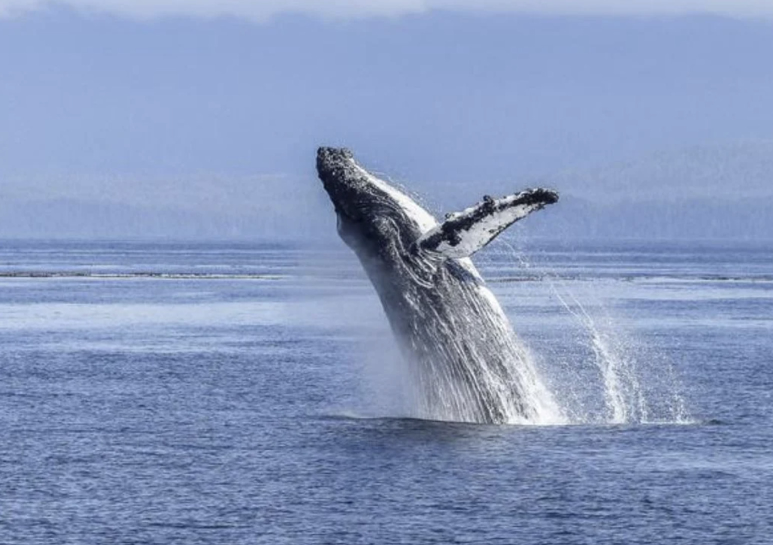
#> input picture imagen1.jpg, 1546 x 1090 px (shown at 1/2 size)
$ python np-norm.py
#> lines starting #> are read from the running program, lines starting #| are printed output that depends on the picture
import cv2
import numpy as np
import matplotlib.pyplot as plt

# Cargar imágenes (usa tus propias rutas o imágenes)
img1 = cv2.imread('imagen1.jpg')
#> img1 is the input picture: shape (1090, 1546, 3); mean B, G, R 189.7, 152.5, 134.9
img2 = cv2.imread('imagen2.jpg')
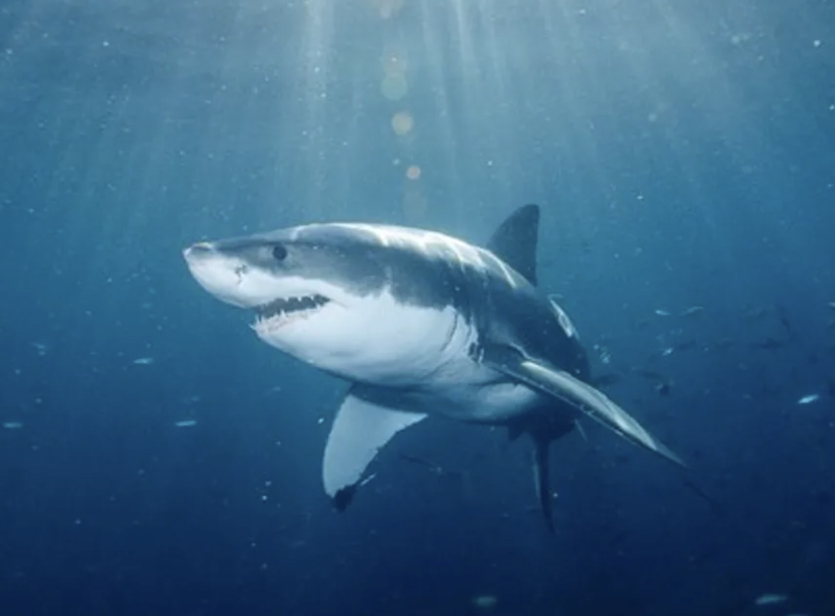
#> input picture imagen2.jpg, 1670 x 1232 px (shown at 1/2 size)
#> img2 is the input picture: shape (1232, 1670, 3); mean B, G, R 133.3, 100.6, 57.6

# Redimensionar si son muy diferentes
img1 = cv2.resize(img1, (256, 256))
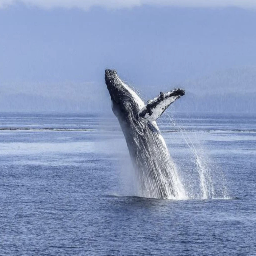
#> img1: shape (256, 256, 3); mean B, G, R 189.6, 152.3, 134.8
img2 = cv2.resize(img2, (256, 256))
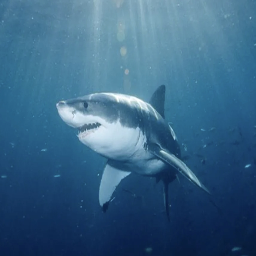
#> img2: shape (256, 256, 3); mean B, G, R 133.2, 100.5, 57.5

# Convertir a espacio de color RGB (OpenCV usa BGR por defecto)
img1 = cv2.cvtColor(img1, cv2.COLOR_BGR2RGB)
img2 = cv2.cvtColor(img2, cv2.COLOR_BGR2RGB)

# Calcular histogramas para cada canal (R, G, B) y concatenar
def get_histogram(image):
    hist_r = cv2.calcHist([image], [0], None, [256], [0, 256]).flatten()
#> hist_r = 256 values, max 3496 at index 148, min 0 at index 0, mean 256
    hist_g = cv2.calcHist([image], [1], None, [256], [0, 256]).flatten()
#> hist_g = 256 values, max 3280 at index 167, min 0 at index 0, mean 256
    hist_b = cv2.calcHist([image], [2], None, [256], [0, 256]).flatten()
#> hist_b = 256 values, max 3282 at index 212, min 0 at index 0, mean 256
    hist = np.concatenate([hist_r, hist_g, hist_b])
#> hist = 768 values, max 3496 at index 148, min 0 at index 0, mean 256
    return hist / hist.sum()  # normalización

hist1 = get_histogram(img1)
#> hist1 = 768 values, max 0.0178 at index 148, min 0 at index 0, mean 0.0013
hist2 = get_histogram(img2)
#> hist2 = 768 values, max 0.00707 at index 16, min 0 at index 0, mean 0.0013

# Calcular diferencias
diff = hist1 - hist2
#> diff = 768 values, max 0.0176 at index 148, min -0.007 at index 15, mean -1.94e-11

# Normas
l1 = np.linalg.norm(diff, ord=1)
#> l1 = 1.26
l2 = np.linalg.norm(diff, ord=2)
#> l2 = 0.078
linf = np.linalg.norm(diff, ord=np.inf)
#> linf = 0.0176

# Mostrar resultados
print(f"L1-norm: {l1:.4f}")
#| L1-norm: 1.2621
print(f"L2-norm: {l2:.4f}")
#| L2-norm: 0.0780
print(f"L∞-norm: {linf:.4f}")
#| L∞-norm: 0.0176

# Visualizar histogramas
def plot_histograms(hist1, hist2):
    plt.figure(figsize=(12, 6))
    plt.subplot(1, 2, 1)
    plt.title('Histograma Imagen 1')
    plt.bar(range(len(hist1)), hist1, color='r', alpha=0.5, label='Rojo')
    plt.bar(range(len(hist1), len(hist1) + len(hist2)), hist2, color='g', alpha=0.5, label='Verde')
    plt.bar(range(len(hist1) + len(hist2), len(hist1) + 2 * len(hist2)), hist2, color='b', alpha=0.5, label='Azul')
    plt.legend()

    plt.subplot(1, 2, 2)
    plt.title('Histograma Imagen 2')
    plt.bar(range(len(hist1)), hist1, color='r', alpha=0.5)
    plt.bar(range(len(hist1), len(hist1) + len(hist2)), hist2, color='g', alpha=0.5)
    plt.bar(range(len(hist1) + len(hist2), len(hist1) + 2 * len(hist2)), hist2, color='b', alpha=0.5)

    plt.tight_layout()
    plt.show()
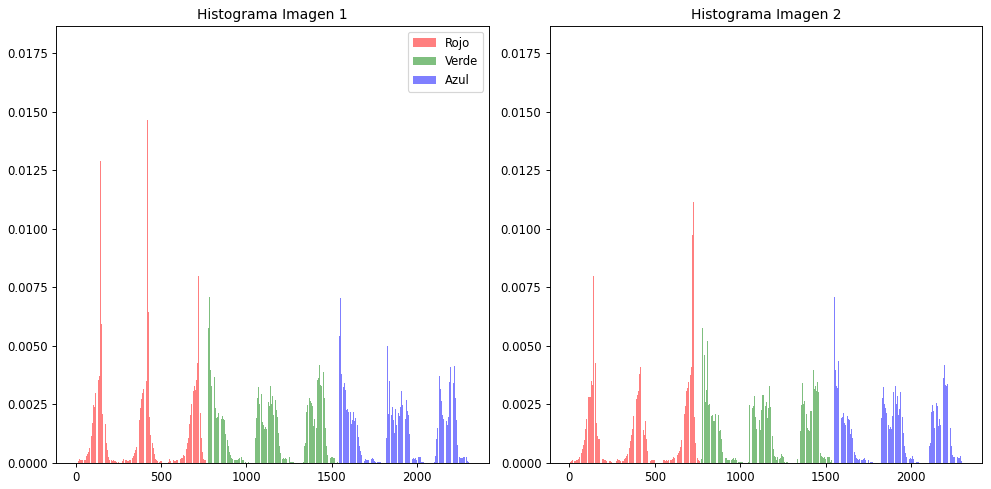
#> figure drawn by matplotlib, 2 panels; panel 1: tallest bar 0.0178 high, from x = 147.6 to 148.4; panel 1: tallest bar 0.00707 high, from x = 783.6 to 784.4; panel 1: tallest bar 0.00707 high, from x = 1551.6 to 1552.4; panel 2: tallest bar 0.0178 high, from x = 147.6 to 148.4
plot_histograms(hist1, hist2)
# Mostrar imágenes
cv2.imshow('Imagen 1', img1)
cv2.imshow('Imagen 2', img2)
cv2.waitKey(0)
cv2.destroyAllWindows()
# Guardar histogramas como imágenes
def save_histogram_image(hist, filename):
#> called with hist = array of shape (768,), filename = 'histograma_imagen1.png'
    plt.figure(figsize=(10, 5))
    plt.bar(range(len(hist)), hist, color='gray', alpha=0.7)
    plt.title('Histograma')
    plt.xlabel('Intensidad de píxel')
    plt.ylabel('Frecuencia')
    plt.savefig(filename)
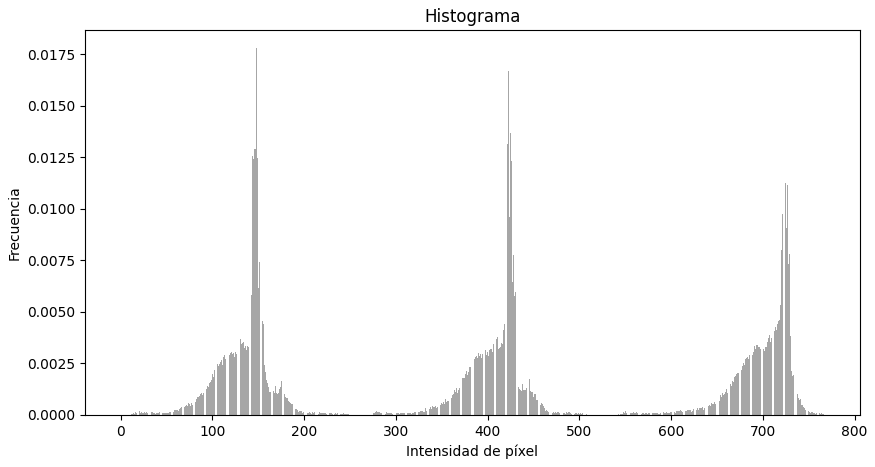
#> figure drawn by matplotlib, 1 panel; tallest bar 0.0178 high, from x = 147.6 to 148.4
    plt.close()
save_histogram_image(hist1, 'histograma_imagen1.png')
save_histogram_image(hist2, 'histograma_imagen2.png')
#> call 2 of save_histogram_image, with hist = array of shape (768,), filename = 'histograma_imagen2.png'
#> in save_histogram_image (call 2), `plt.savefig(filename)`:
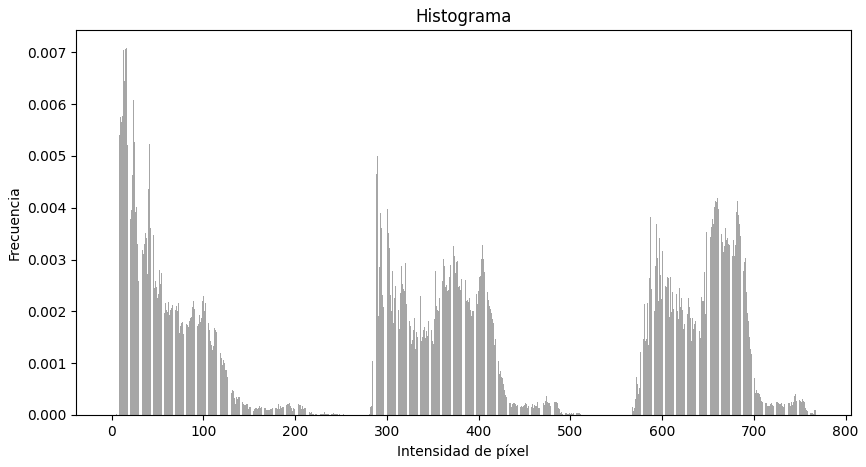
#> figure drawn by matplotlib, 1 panel; tallest bar 0.00707 high, from x = 15.6 to 16.4
# Guardar imágenes originales
cv2.imwrite('imagen1_guardada.jpg', cv2.cvtColor(img1, cv2.COLOR_RGB2BGR))
cv2.imwrite('imagen2_guardada.jpg', cv2.cvtColor(img2, cv2.COLOR_RGB2BGR))
# Guardar diferencias como imagen
def save_difference_image(diff, filename):
#> called with diff = array of shape (768,), filename = 'diferencia_imagenes.png'
    diff_image = np.clip(diff * 255, 0, 255).astype(np.uint8)
#> diff_image = 768 values, max 4 at index 148, min 0 at index 0, mean 0.102
    cv2.imwrite(filename, diff_image)
save_difference_image(diff, 'diferencia_imagenes.png')
# Guardar normas en un archivo de texto
def save_norms_to_file(filename, norms):
    with open(filename, 'w') as f:
        f.write(f"L1-norm: {norms[0]:.4f}\n")
        f.write(f"L2-norm: {norms[1]:.4f}\n")
        f.write(f"L∞-norm: {norms[2]:.4f}\n")
save_norms_to_file('normas.txt', (l1, l2, linf))
# Guardar imágenes originales y diferencias en un archivo ZIP
import zipfile
def save_images_to_zip(zip_filename, images):
#> called with zip_filename = 'imagenes_comprimidas.zip'
    with zipfile.ZipFile(zip_filename, 'w') as zipf:
        for img in images:
            zipf.write(img)
            print(f'Imagen añadida al ZIP: {img}')
#> (the run stopped early here; a loop or call above may not have finished)
